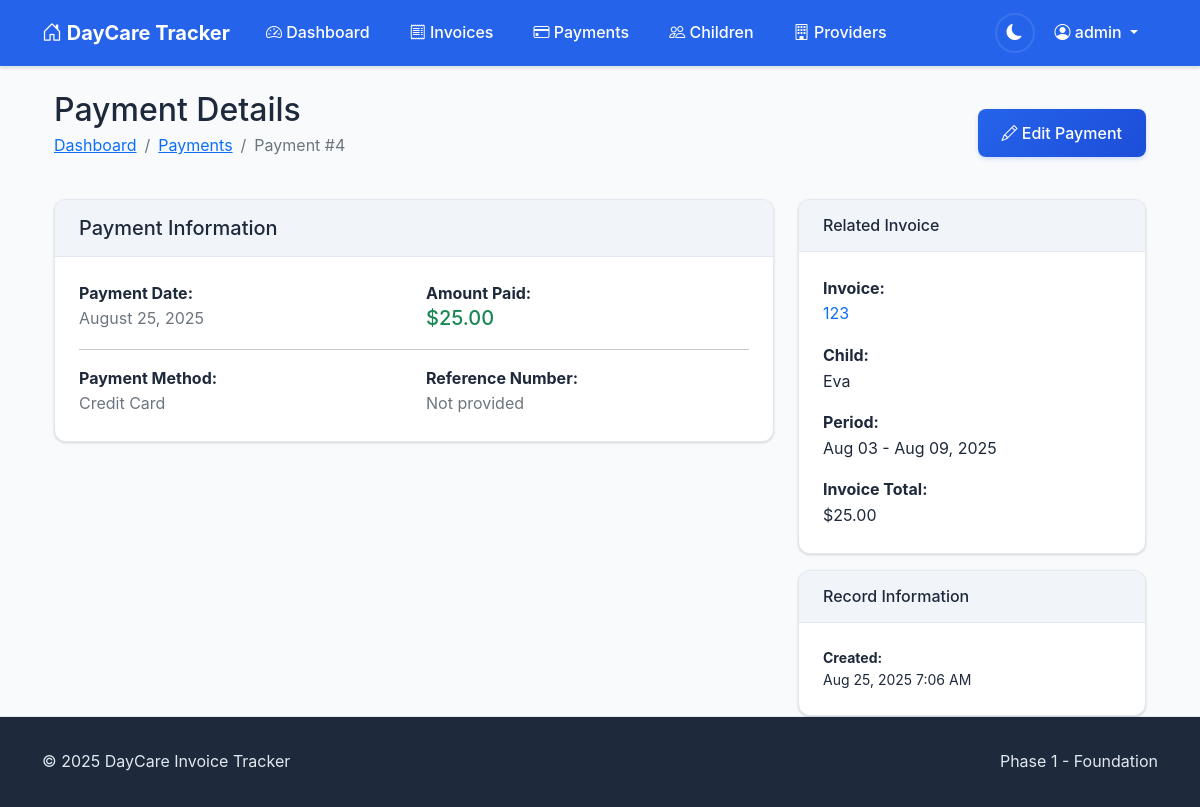
The app's page /payments/4/ (signed in) with its own data.
### accounts/models.py (models this page shows, shortened)
class CustomUser(AbstractUser):
    email = models.EmailField(unique=True)
    phone_number = models.CharField(max_length=15, blank=True)
    notification_preferences = models.JSONField(
        default=dict,
        help_text="User preferences for email/SMS notifications"
    )
    created_at = models.DateTimeField(auto_now_add=True)
    updated_at = models.DateTimeField(auto_now=True)

### invoices/models.py (models this page shows, shortened)
class Payment(models.Model):
    PAYMENT_METHOD_CHOICES = [
        ('direct_credit', 'Direct Credit'),
        ('cash', 'Cash'),
        ('eftpos', 'EFTPOS'),
        ('credit_card', 'Credit Card'),
        ('cheque', 'Cheque'),
        ('other', 'Other'),
    ]
    invoice = models.ForeignKey(Invoice, on_delete=models.CASCADE, related_name='payments')
    payment_date = models.DateField()
    amount_paid = models.DecimalField(max_digits=10, decimal_places=2)
    payment_method = models.CharField(max_length=15, choices=PAYMENT_METHOD_CHOICES)
    reference_number = models.CharField(max_length=100, blank=True)
    notes = models.TextField(blank=True)
    created_at = models.DateTimeField(auto_now_add=True)
    updated_at = models.DateTimeField(auto_now=True)
    class Meta:
        ordering = ['-payment_date']

class Invoice(models.Model):
    PAYMENT_STATUS_CHOICES = [
        ('unpaid', 'Unpaid'),
        ('partial', 'Partially Paid'),
        ('paid', 'Paid'),
        ('overdue', 'Overdue'),
    ]
    child = models.ForeignKey(Child, on_delete=models.CASCADE, related_name='invoices')
    invoice_reference = models.CharField(max_length=50)
    period_start = models.DateField()
    period_end = models.DateField()
    issue_date = models.DateField()
    due_date = models.DateField(null=True, blank=True)
    original_amount = models.DecimalField(max_digits=10, decimal_places=2)
    discount_percentage = models.DecimalField(max_digits=5, decimal_places=2, default=Decimal('0.00'))
    discount_amount = models.DecimalField(max_digits=10, decimal_places=2, default=Decimal('0.00'))
    amount_due = models.DecimalField(max_digits=10, decimal_places=2)
    payment_status = models.CharField(max_length=10, choices=PAYMENT_STATUS_CHOICES, default='unpaid')
    fee_type = models.CharField(max_length=100, blank=True)
    pdf_file = models.FileField(upload_to='invoices/%Y/%m/', null=True, blank=True)
    extracted_from_email = models.BooleanField(default=False)
    email_message_id = models.CharField(max_length=255, blank=True)
    created_at = models.DateTimeField(auto_now_add=True)
    updated_at = models.DateTimeField(auto_now=True)
    class Meta:
        ordering = ['-issue_date']
        unique_together = ['child', 'invoice_reference']

class Child(models.Model):
    user = models.ForeignKey(User, on_delete=models.CASCADE, related_name='children')
    name = models.CharField(max_length=100)
    reference_number = models.CharField(max_length=20)
    date_of_birth = models.DateField(null=True, blank=True)
    daycare_provider = models.ForeignKey(DaycareProvider, on_delete=models.CASCADE, related_name='children')
    is_active = models.BooleanField(default=True)
    created_at = models.DateTimeField(auto_now_add=True)
    updated_at = models.DateTimeField(auto_now=True)
    class Meta:
        ordering = ['name']
        unique_together = ['user', 'reference_number', 'daycare_provider']

### invoices/views.py (the view)
# urls.py: path('payments/<int:pk>/', views.PaymentDetailView.as_view(), name='payment_detail'),
class PaymentDetailView(LoginRequiredMixin, DetailView):
    model = Payment
    template_name = 'invoices/payment_detail.html'
    context_object_name = 'payment'
    def get_queryset(self):
        return Payment.objects.filter(
            invoice__child__user=self.request.user
        ).select_related('invoice', 'invoice__child', 'invoice__child__daycare_provider')

### templates/invoices/payment_detail.html (shortened to what this page needs)
{% extends 'base.html' %}
{% load static %}
{% block content %}
<div class="container-fluid">
    <div class="d-flex justify-content-between align-items-center mb-4">
        <div>
            <h2 class="mb-1">Payment Details</h2>
            <nav aria-label="breadcrumb">
                <ol class="breadcrumb">
                    <li class="breadcrumb-item"><a href="{% url 'invoices:dashboard' %}">Dashboard</a></li>
                    <li class="breadcrumb-item"><a href="{% url 'invoices:payment_list' %}">Payments</a></li>
                    <li class="breadcrumb-item active">Payment #{{ payment.pk }}</li>
                </ol>
            </nav>
        </div>
        <div>
            <a href="{% url 'invoices:payment_edit' payment.pk %}" class="btn btn-primary">
                <i class="bi bi-pencil"></i>
                Edit Payment
            </a>
        </div>
    </div>
    <div class="row">
        <div class="col-lg-8">
            <div class="card">
                <div class="card-header">
                    <h5 class="card-title mb-0">Payment Information</h5>
                </div>
                <div class="card-body">
                    <div class="row">
                        <div class="col-md-6">
                            <strong>Payment Date:</strong><br>
                            <span class="text-muted">{{ payment.payment_date|date:"F d, Y" }}</span>
                        </div>
                        <div class="col-md-6">
                            <strong>Amount Paid:</strong><br>
                            <span class="h5 text-success">${{ payment.amount_paid|floatformat:2 }}</span>
                        </div>
                    </div>
                    <hr>
                    <div class="row">
                        <div class="col-md-6">
                            <strong>Payment Method:</strong><br>
                            <span class="text-muted">{{ payment.get_payment_method_display }}</span>
                        </div>
                        <div class="col-md-6">
                            <strong>Reference Number:</strong><br>
                            <span class="text-muted">{{ payment.reference_number|default:"Not provided" }}</span>
                        </div>
                    </div>
                </div>
            </div>
        </div>
        <div class="col-lg-4">
            <div class="card">
                <div class="card-header">
                    <h6 class="card-title mb-0">Related Invoice</h6>
                </div>
                <div class="card-body">
                    <p class="card-text">
                        <strong>Invoice:</strong><br>
                        <a href="{% url 'invoices:invoice_detail' payment.invoice.pk %}" class="text-decoration-none">
                            {{ payment.invoice.invoice_reference }}
                        </a>
                    </p>
                    <p class="card-text">
                        <strong>Child:</strong><br>
                        {{ payment.invoice.child.name }}
                    </p>
                    <p class="card-text">
                        <strong>Period:</strong><br>
                        {{ payment.invoice.period_start|date:"M d" }} - {{ payment.invoice.period_end|date:"M d, Y" }}
                    </p>
                    <p class="card-text">
                        <strong>Invoice Total:</strong><br>
                        ${{ payment.invoice.amount_due|floatformat:2 }}
                    </p>
                </div>
            </div>
            <div class="card mt-3">
                <div class="card-header">
                    <h6 class="card-title mb-0">Record Information</h6>
                </div>
                <div class="card-body">
                    <p class="card-text small">
                        <strong>Created:</strong><br>
                        {{ payment.created_at|date:"M d, Y g:i A" }}
                    </p>
                </div>
            </div>
        </div>
    </div>
</div>
{% endblock %}

### templates/base.html (shortened to what this page needs)
<!DOCTYPE html>
<html lang="en">
<head>
    <link href="https://cdn.jsdelivr.net/npm/bootstrap@5.1.3/dist/css/bootstrap.min.css" rel="stylesheet">
    <link rel="stylesheet" href="https://cdn.jsdelivr.net/npm/bootstrap-icons@1.7.2/font/bootstrap-icons.css">
    {% load static %}
    <link href="{% static 'css/main.css' %}" rel="stylesheet">
</head>
<body class="d-flex flex-column min-vh-100">
    <nav class="navbar navbar-expand-lg navbar-dark bg-primary">
        <div class="container">
            <a class="navbar-brand" href="{% url 'invoices:dashboard' %}">
                <i class="bi bi-house-door"></i>
                DayCare Tracker
            </a>
            <div class="collapse navbar-collapse" id="navbarNav">
                {% if user.is_authenticated %}
                <ul class="navbar-nav me-auto">
                    <li class="nav-item">
                        <a class="nav-link" href="{% url 'invoices:dashboard' %}">
                            <i class="bi bi-speedometer2"></i>
                            Dashboard
                        </a>
                    </li>
                    <li class="nav-item">
                        <a class="nav-link" href="{% url 'invoices:invoice_list' %}">
                            <i class="bi bi-receipt"></i>
                            Invoices
                        </a>
                    </li>
                    <li class="nav-item">
                        <a class="nav-link" href="{% url 'invoices:payment_list' %}">
                            <i class="bi bi-credit-card"></i>
                            Payments
                        </a>
                    </li>
                    <li class="nav-item">
                        <a class="nav-link" href="{% url 'invoices:child_list' %}">
                            <i class="bi bi-people"></i>
                            Children
                        </a>
                    </li>
                    <li class="nav-item">
                        <a class="nav-link" href="{% url 'invoices:provider_list' %}">
                            <i class="bi bi-building"></i>
                            Providers
                        </a>
                    </li>
                </ul>
                <ul class="navbar-nav">
                    <li class="nav-item d-flex align-items-center">
                        <button class="theme-toggle" id="themeToggle" aria-label="Toggle dark mode" title="Toggle theme">
                            <i class="bi bi-sun-fill" id="themeIcon"></i>
                        </button>
                    </li>
                    <li class="nav-item dropdown">
                        <a class="nav-link dropdown-toggle" href="#" id="navbarDropdown" role="button" data-bs-toggle="dropdown">
                            <i class="bi bi-person-circle"></i>
                            {{ user.username }}
                        </a>
                    </li>
                </ul>
                {% endif %}
            </div>
        </div>
    </nav>
    <main class="flex-grow-1">
        <div class="container mt-4">
            {% block content %}{% endblock %}
        </div>
    </main>
    <footer class="footer mt-auto">
        <div class="container">
            <div class="row">
                <div class="col-md-6">
                    <p class="mb-0">&copy; 2025 DayCare Invoice Tracker</p>
                </div>
                <div class="col-md-6 text-end">
                    <p class="mb-0">Phase 1 - Foundation</p>
                </div>
            </div>
        </div>
    </footer>
</body>
</html>

### static/css/main.css (style rules this page uses)
:root { --bs-primary: #2563eb; --bs-secondary: #64748b; --bs-success: #10b981; --bs-warning: #f59e0b; --bs-danger: #ef4444; --bs-info: #06b6d4; --bg-primary: #ffffff; --bg-secondary: #f8fafc; --bg-tertiary: #f1f5f9; --text-primary: #1e293b; --text-secondary: #64748b; --text-muted: #94a3b8; --border-color: #e2e8f0; --border-light: #f1f5f9; --card-bg: #ffffff; --card-border: #e2e8f0; --card-shadow: 0 1px 3px 0 rgba(0, 0, 0, 0.1), 0 1px 2px 0 rgba(0, 0, 0, 0.06); --card-shadow-hover: 0 10px 15px -3px rgba(0, 0, 0, 0.1), 0 4px 6px -2px rgba(0, 0, 0, 0.05); --navbar-bg: var(--bs-primary); --navbar-text: #ffffff; --navbar-hover: rgba(255, 255, 255, 0.1); --input-bg: #ffffff; --input-border: #d1d5db; --input-focus-border: var(--bs-primary); --input-focus-shadow: 0 0 0 3px rgba(37, 99, 235, 0.1); --stats-children: #8b5cf6; --stats-invoices: #06b6d4; --stats-paid: #10b981; --stats-outstanding: #f59e0b; --stats-overdue: #ef4444; --btn-primary-bg: var(--bs-primary); --btn-primary-hover: #1d4ed8; --btn-secondary-bg: #64748b; --btn-secondary-hover: #475569; --footer-bg: #1e293b; --footer-text: #e2e8f0; --transition-fast: 0.15s ease-in-out; --transition-medium: 0.3s ease-in-out; --transition-slow: 0.5s ease-in-out; }
* { transition: background-color var(--transition-fast), color var(--transition-fast), border-color var(--transition-fast), box-shadow var(--transition-fast); }
body { font-family: -apple-system, BlinkMacSystemFont, "Segoe UI", Roboto, "Helvetica Neue", Arial, "Noto Sans", sans-serif; background-color: var(--bg-secondary); color: var(--text-primary); line-height: 1.6; }
.navbar { background-color: var(--navbar-bg) !important; box-shadow: var(--card-shadow); border-bottom: 1px solid var(--border-color); }
.navbar-brand { font-weight: 700; font-size: 1.25rem; color: var(--navbar-text) !important; }
.navbar-nav .nav-link { color: var(--navbar-text) !important; font-weight: 500; padding: 0.75rem 1rem !important; border-radius: 0.375rem; margin: 0 0.25rem; transition: all var(--transition-fast); }
.theme-toggle { background: none; border: 2px solid var(--navbar-hover); color: var(--navbar-text); width: 40px; height: 40px; border-radius: 50%; display: flex; align-items: center; justify-content: center; transition: all var(--transition-fast); margin-left: 1rem; }
.card { background-color: var(--card-bg); border: 1px solid var(--card-border); border-radius: 0.75rem; box-shadow: var(--card-shadow); transition: all var(--transition-medium); overflow: hidden; }
.card-header { background-color: var(--bg-tertiary); color: var(--text-primary); border-bottom: 1px solid var(--card-border); font-weight: 600; padding: 1rem 1.5rem; }
.card-body { padding: 1.5rem; }
.btn { border-radius: 0.5rem; font-weight: 500; padding: 0.75rem 1.5rem; transition: all var(--transition-fast); border: none; }
.btn-primary { background: linear-gradient(135deg, var(--btn-primary-bg) 0%, var(--btn-primary-hover) 100%); color: white; box-shadow: 0 2px 4px rgba(37, 99, 235, 0.2); }
.footer { background-color: var(--footer-bg); color: var(--footer-text); padding: 2rem 0; margin-top: 3rem; border-top: 1px solid var(--border-color); }
html { scroll-behavior: smooth; }

### records on screen
CustomUser: username "admin"
Payment: pk "4", payment_date "August 25, 2025", amount_paid "25.00", payment_method "Credit Card", reference_number "Not provided", invoice.invoice_reference "123", invoice.child.name "Eva", invoice.period_start "Aug 03", invoice.period_end "Aug 09, 2025", invoice.amount_due "25.00", created_at "Aug 25, 2025 7:06 AM"
